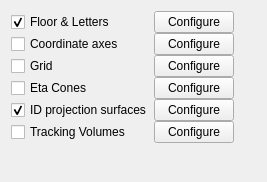
<ui version="4.0" >
 <class>VP1GuidesControllerForm</class>
 <widget class="QWidget" name="VP1GuidesControllerForm" >
  <property name="geometry" >
   <rect>
    <x>0</x>
    <y>0</y>
    <width>267</width>
    <height>182</height>
   </rect>
  </property>
  <property name="windowTitle" >
   <string>Form</string>
  </property>
  <layout class="QGridLayout" >
   <property name="rightMargin" >
    <number>1</number>
   </property>
   <property name="bottomMargin" >
    <number>1</number>
   </property>
   <property name="spacing" >
    <number>0</number>
   </property>
   <item row="0" column="0" >
    <layout class="QGridLayout" >
     <property name="horizontalSpacing" >
      <number>2</number>
     </property>
     <property name="verticalSpacing" >
      <number>0</number>
     </property>
     <item row="0" column="0" >
      <widget class="QCheckBox" name="checkBox_floorAndLetters" >
       <property name="text" >
        <string>Floor &amp;&amp; Letters</string>
       </property>
       <property name="checked" >
        <bool>true</bool>
       </property>
      </widget>
     </item>
     <item row="0" column="1" >
      <widget class="QPushButton" name="pushButton_settings_floorAndLetters" >
       <property name="text" >
        <string>Configure</string>
       </property>
      </widget>
     </item>
     <item row="1" column="0" >
      <widget class="QCheckBox" name="checkBox_coordinateAxes" >
       <property name="text" >
        <string>Coordinate axes</string>
       </property>
      </widget>
     </item>
     <item row="1" column="1" >
      <widget class="QPushButton" name="pushButton_settings_coordinateAxes" >
       <property name="text" >
        <string>Configure</string>
       </property>
      </widget>
     </item>
     <item row="2" column="0" >
      <widget class="QCheckBox" name="checkBox_grid" >
       <property name="text" >
        <string>Grid</string>
       </property>
      </widget>
     </item>
     <item row="2" column="1" >
      <widget class="QPushButton" name="pushButton_settings_grid" >
       <property name="text" >
        <string>Configure</string>
       </property>
      </widget>
     </item>
     <item row="3" column="0" >
      <widget class="QCheckBox" name="checkBox_etaCones" >
       <property name="text" >
        <string>Eta Cones</string>
       </property>
      </widget>
     </item>
     <item row="3" column="1" >
      <widget class="QPushButton" name="pushButton_settings_etaCones" >
       <property name="text" >
        <string>Configure</string>
       </property>
      </widget>
     </item>
     <item row="4" column="0" >
      <widget class="QCheckBox" name="checkBox_inDetProjSurfs" >
       <property name="text" >
        <string>ID projection surfaces</string>
       </property>
       <property name="checked" >
        <bool>true</bool>
       </property>
      </widget>
     </item>
     <item row="4" column="1" >
      <widget class="QPushButton" name="pushButton_settings_inDetProjSurfs" >
       <property name="text" >
        <string>Configure</string>
       </property>
      </widget>
     </item>
     <item row="5" column="1" >
      <widget class="QPushButton" name="pushButton_settings_trkVolumes" >
       <property name="text" >
        <string>Configure</string>
       </property>
      </widget>
     </item>
     <item row="5" column="0" >
      <widget class="QCheckBox" name="checkBox_trkVolumes" >
       <property name="text" >
        <string>Tracking Volumes</string>
       </property>
       <property name="checked" >
        <bool>false</bool>
       </property>
      </widget>
     </item>
    </layout>
   </item>
   <item row="0" column="1" >
    <spacer>
     <property name="orientation" >
      <enum>Qt::Horizontal</enum>
     </property>
     <property name="sizeHint" stdset="0" >
      <size>
       <width>1</width>
       <height>20</height>
      </size>
     </property>
    </spacer>
   </item>
   <item row="1" column="0" >
    <spacer>
     <property name="orientation" >
      <enum>Qt::Vertical</enum>
     </property>
     <property name="sizeHint" stdset="0" >
      <size>
       <width>20</width>
       <height>1</height>
      </size>
     </property>
    </spacer>
   </item>
  </layout>
 </widget>
 <resources/>
 <connections/>
</ui>
